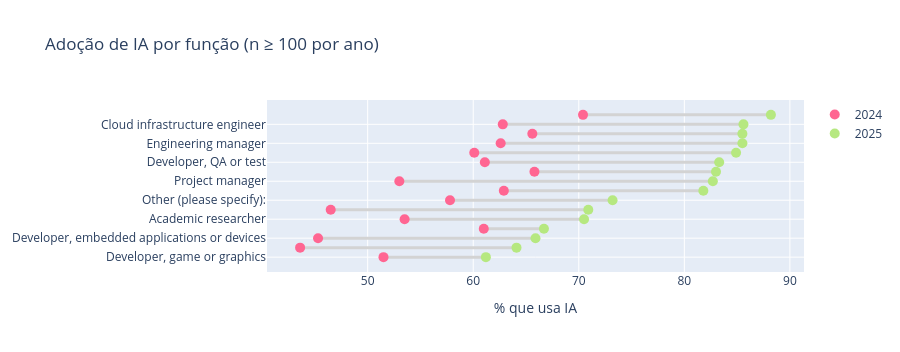

Notebook code cell kept with this figure:
### Code cell
def dumbbell(d, label, title, height_per_row=22):
    w = d.pivot(index=label, columns="year", values="pct_use_ai").reset_index().sort_values(2025)
    fig = go.Figure()
    for _, r in w.iterrows():
        fig.add_trace(go.Scatter(x=[r[2024], r[2025]], y=[r[label]] * 2, mode="lines",
                                 line=dict(color="lightgray", width=3),
                                 showlegend=False, hoverinfo="skip"))
    fig.add_trace(go.Scatter(x=w[2024], y=w[label], mode="markers", name="2024", marker=dict(size=10)))
    fig.add_trace(go.Scatter(x=w[2025], y=w[label], mode="markers", name="2025", marker=dict(size=10)))
    fig.update_layout(title=title, xaxis_title="% que usa IA",
                      height=max(350, height_per_row * len(w)))
    return fig, w

fig, w_func = dumbbell(d_func, "function", f"Adoção de IA por função (n ≥ {MIN_N} por ano)")
fig.show()

w_func["delta_pp"] = (w_func[2025] - w_func[2024]).round(1)
w_func.sort_values("delta_pp", ascending=False)[["function", 2024, 2025, "delta_pp"]]

### Figure 1 — Plotly figure (JSON) as saved in the notebook; plotly's stock layout.template omitted (floating-point values rounded to 4 significant figures)
{"data": [{"hoverinfo": "skip", "line": {"color": "lightgray", "width": 3}, "mode": "lines", "showlegend": false, "type": "scatter", "x": [51.5, 61.2], "y": ["Developer, game or graphics", "Developer, game or graphics"]}, {"hoverinfo": "skip", "line": {"color": "lightgray", "width": 3}, "mode": "lines", "showlegend": false, "type": "scatter", "x": [43.6, 64.1], "y": ["System administrator", "System administrator"]}, {"hoverinfo": "skip", "line": {"color": "lightgray", "width": 3}, "mode": "lines", "showlegend": false, "type": "scatter", "x": [45.3, 65.9], "y": ["Developer, embedded applications or devices", "Developer, embedded applications or devices"]}, {"hoverinfo": "skip", "line": {"color": "lightgray", "width": 3}, "mode": "lines", "showlegend": false, "type": "scatter", "x": [61, 66.7], "y": ["Data or business analyst", "Data or business analyst"]}, {"hoverinfo": "skip", "line": {"color": "lightgray", "width": 3}, "mode": "lines", "showlegend": false, "type": "scatter", "x": [53.5, 70.5], "y": ["Academic researcher", "Academic researcher"]}, {"hoverinfo": "skip", "line": {"color": "lightgray", "width": 3}, "mode": "lines", "showlegend": false, "type": "scatter", "x": [46.5, 70.9], "y": ["Developer, desktop or enterprise applications", "Developer, desktop or enterprise applications"]}, {"hoverinfo": "skip", "line": {"color": "lightgray", "width": 3}, "mode": "lines", "showlegend": false, "type": "scatter", "x": [57.8, 73.2], "y": ["Other (please specify):", "Other (please specify):"]}, {"hoverinfo": "skip", "line": {"color": "lightgray", "width": 3}, "mode": "lines", "showlegend": false, "type": "scatter", "x": [62.9, 81.8], "y": ["Developer, back-end", "Developer, back-end"]}, {"hoverinfo": "skip", "line": {"color": "lightgray", "width": 3}, "mode": "lines", "showlegend": false, "type": "scatter", "x": [53, 82.7], "y": ["Project manager", "Project manager"]}, {"hoverinfo": "skip", "line": {"color": "lightgray", "width": 3}, "mode": "lines", "showlegend": false, "type": "scatter", "x": [65.8, 83], "y": ["Developer, full-stack", "Developer, full-stack"]}, {"hoverinfo": "skip", "line": {"color": "lightgray", "width": 3}, "mode": "lines", "showlegend": false, "type": "scatter", "x": [61.1, 83.3], "y": ["Developer, QA or test", "Developer, QA or test"]}, {"hoverinfo": "skip", "line": {"color": "lightgray", "width": 3}, "mode": "lines", "showlegend": false, "type": "scatter", "x": [60.1, 84.9], "y": ["Data engineer", "Data engineer"]}, {"hoverinfo": "skip", "line": {"color": "lightgray", "width": 3}, "mode": "lines", "showlegend": false, "type": "scatter", "x": [62.6, 85.5], "y": ["Engineering manager", "Engineering manager"]}, {"hoverinfo": "skip", "line": {"color": "lightgray", "width": 3}, "mode": "lines", "showlegend": false, "type": "scatter", "x": [65.6, 85.5], "y": ["Developer, mobile", "Developer, mobile"]}, {"hoverinfo": "skip", "line": {"color": "lightgray", "width": 3}, "mode": "lines", "showlegend": false, "type": "scatter", "x": [62.8, 85.6], "y": ["Cloud infrastructure engineer", "Cloud infrastructure engineer"]}, {"hoverinfo": "skip", "line": {"color": "lightgray", "width": 3}, "mode": "lines", "showlegend": false, "type": "scatter", "x": [70.4, 88.2], "y": ["Developer, front-end", "Developer, front-end"]}, {"marker": {"size": 10}, "mode": "markers", "name": "2024", "type": "scatter", "x": [51.5, 43.6, 45.3, 61.0, 53.5, 46.5, 57.8, 62.9, 53.0, 65.8, 61.1, 60.1, 62.6, 65.6, 62.8, 70.4], "y": ["Developer, game or graphics", "System administrator", "Developer, embedded applications or devices", "Data or business analyst", "Academic researcher", "Developer, desktop or enterprise applications", "Other (please specify):", "Developer, back-end", "Project manager", "Developer, full-stack", "Developer, QA or test", "Data engineer", "Engineering manager", "Developer, mobile", "Cloud infrastructure engineer", "Developer, front-end"]}, {"marker": {"size": 10}, "mode": "markers", "name": "2025", "type": "scatter", "x": [61.2, 64.1, 65.9, 66.7, 70.5, 70.9, 73.2, 81.8, 82.7, 83.0, 83.3, 84.9, 85.5, 85.5, 85.6, 88.2], "y": ["Developer, game or graphics", "System administrator", "Developer, embedded applications or devices", "Data or business analyst", "Academic researcher", "Developer, desktop or enterprise applications", "Other (please specify):", "Developer, back-end", "Project manager", "Developer, full-stack", "Developer, QA or test", "Data engineer", "Engineering manager", "Developer, mobile", "Cloud infrastructure engineer", "Developer, front-end"]}], "layout": {"height": 352, "title": {"text": "Adoção de IA por função (n ≥ 100 por ano)"}, "xaxis": {"title": {"text": "% que usa IA"}}}}
